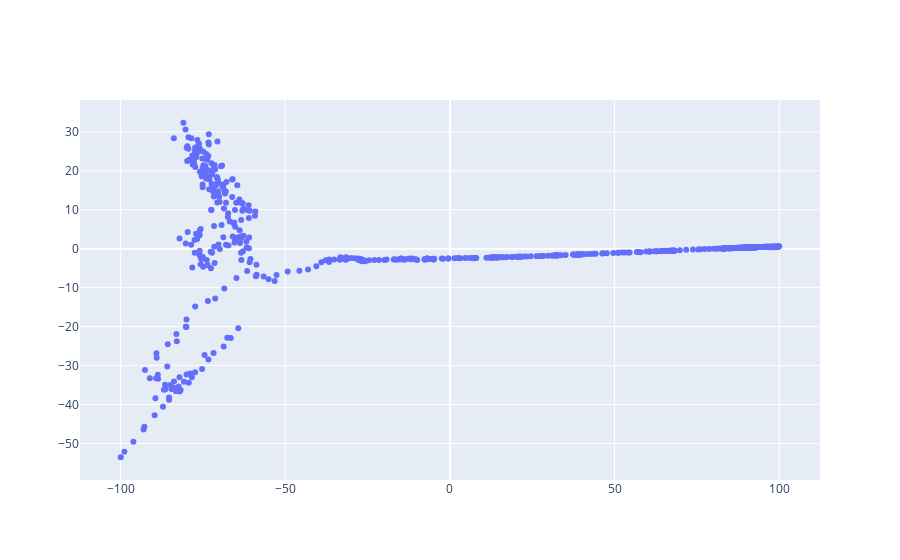

Notebook code cell kept with this figure:
### Code cell
line = go.Scatter(x = data['x'], y = data['y'], mode='markers')
fig = go.Figure(line)
fig.show()

### Figure 1 — Plotly figure (JSON) as saved in the notebook; plotly's stock layout.template omitted (floating-point values rounded to 4 significant figures; data arrays with more than 128 entries replaced by an {"elided": "..."} marker saying what was removed)
{"data": [{"mode": "markers", "type": "scatter", "x": {"elided": "601 float values"}, "y": {"elided": "601 float values"}}], "layout": {}}
